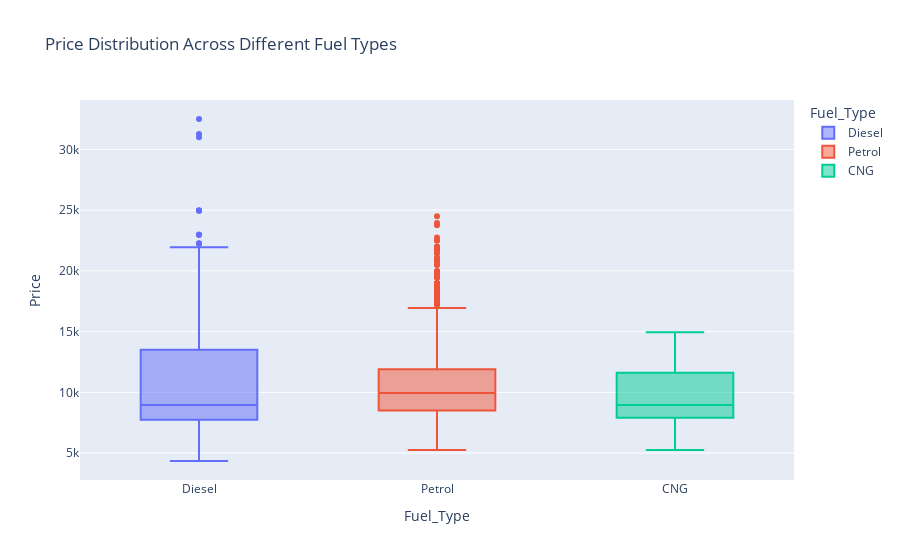

Notebook source saved alongside this figure:
### Code cell
import plotly.express as px

boxplot = px.box(resale_df, x='Fuel_Type', y='Price', color='Fuel_Type',
                 title="Price Distribution Across Different Fuel Types")
boxplot.show()

### Figure 1 — Plotly figure (JSON) as saved in the notebook; plotly's stock layout.template omitted (floating-point values rounded to 4 significant figures; data arrays with more than 128 entries replaced by an {"elided": "..."} marker saying what was removed)
{"data": [{"alignmentgroup": "True", "hovertemplate": "Fuel_Type=%{x}<br>Price=%{y}<extra></extra>", "legendgroup": "Diesel", "marker": {"color": "#636efa"}, "name": "Diesel", "notched": false, "offsetgroup": "Diesel", "orientation": "v", "showlegend": true, "type": "box", "x": {"elided": "155 str values"}, "x0": " ", "xaxis": "x", "y": {"elided": "155 int values"}, "y0": " ", "yaxis": "y"}, {"alignmentgroup": "True", "hovertemplate": "Fuel_Type=%{x}<br>Price=%{y}<extra></extra>", "legendgroup": "Petrol", "marker": {"color": "#EF553B"}, "name": "Petrol", "notched": false, "offsetgroup": "Petrol", "orientation": "v", "showlegend": true, "type": "box", "x": {"elided": "1264 str values"}, "x0": " ", "xaxis": "x", "y": {"elided": "1264 int values"}, "y0": " ", "yaxis": "y"}, {"alignmentgroup": "True", "hovertemplate": "Fuel_Type=%{x}<br>Price=%{y}<extra></extra>", "legendgroup": "CNG", "marker": {"color": "#00cc96"}, "name": "CNG", "notched": false, "offsetgroup": "CNG", "orientation": "v", "showlegend": true, "type": "box", "x": ["CNG", "CNG", "CNG", "CNG", "CNG", "CNG", "CNG", "CNG", "CNG", "CNG", "CNG", "CNG", "CNG", "CNG", "CNG", "CNG", "CNG"], "x0": " ", "xaxis": "x", "y": [7750, 11950, 11950, 14950, 12950, 8500, 9250, 11500, 8450, 8950, 7950, 9450, 9450, 7950, 5250, 6450, 7460], "y0": " ", "yaxis": "y"}], "layout": {"boxmode": "overlay", "legend": {"title": {"text": "Fuel_Type"}, "tracegroupgap": 0}, "title": {"text": "Price Distribution Across Different Fuel Types"}, "xaxis": {"anchor": "y", "categoryarray": ["Diesel", "Petrol", "CNG"], "categoryorder": "array", "domain": [0, 1], "title": {"text": "Fuel_Type"}}, "yaxis": {"anchor": "x", "domain": [0, 1], "title": {"text": "Price"}}}}
